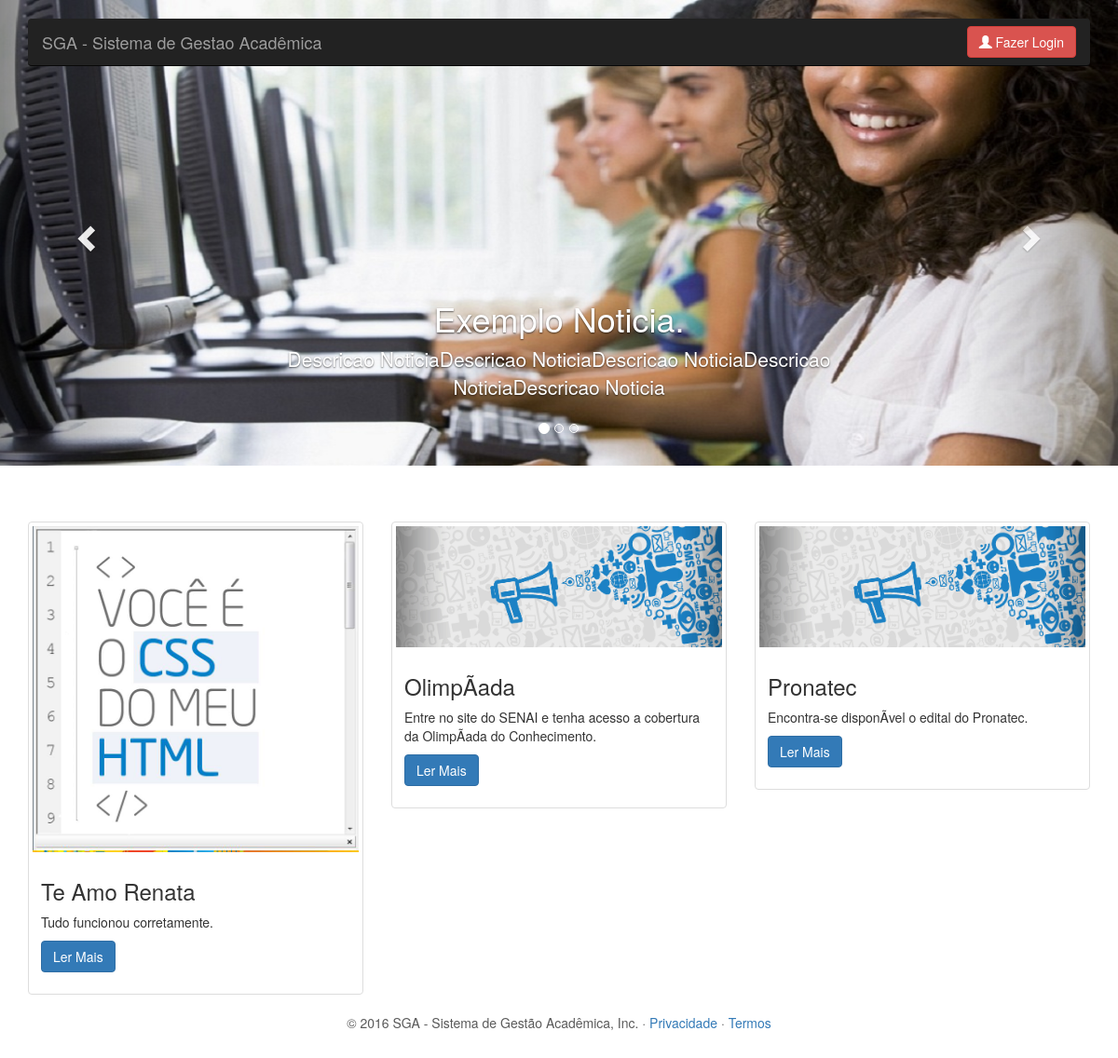
Before: / with the older database file.
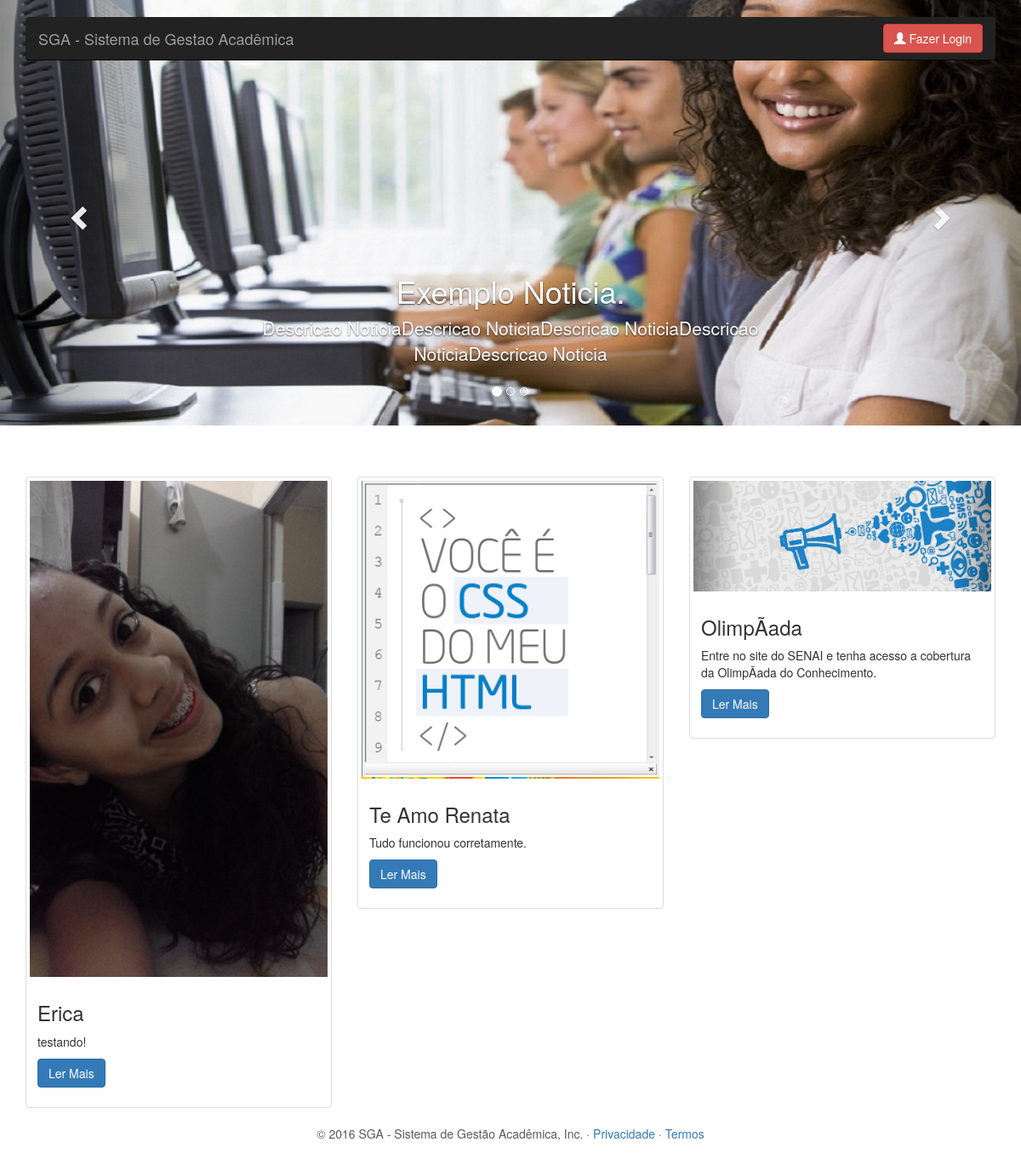
After: the same page with the newer database file.
### tables this page shows
CREATE TABLE IF NOT EXISTS `noticias` (
  `tit_noticia` varchar(25) NOT NULL,
  `desc_noticia` varchar(160) NOT NULL,
  `imagem` varchar(50) DEFAULT NULL,
`cd_noticias` bigint(20) NOT NULL,
  `permissao` varchar(1) NOT NULL,
  `posicao` varchar(10) NOT NULL,
  `categoria` varchar(20) NOT NULL,
  `foto` varchar(300) NOT NULL
);

### classes/database.class.php (called while the page is built, shortened)
<?php
class Database {
  private $mysql;
  private $query;
  public function __construct() {
    $this->mysql = new mysqli('localhost', 'root','', 'sga');
  }
  protected function clearAttributes() {
    $not = array('last_query', 'operators', 'join_types');
    $attrs = get_object_vars($this);
  }
  public function result() {
    $data = array();
    if(!empty($this->query)) {
      while($result = mysqli_fetch_object($this->query)) {
        $data[] = (Object) array_map("utf8_encode", (Array) $result);
      }
    }
    return $data;
  }
  public function query($query, $escape = FALSE) {
    $escape = (!is_bool($escape)) ? TRUE : $escape;
    $this->query = $this->mysql->query($query);
    return $this;
  }
}

### classes/noticia.class.php (the view, shortened to what this page needs)
<?php
Class Noticia extends Funcoes {
  public function getNoticias() {
    $objetoSql = new Database();
    $resultado = $objetoSql->query('select * from noticias order by cd_noticias DESC limit 3')->result();
    if(count($resultado) > 0) {
      return $resultado;
    }else {
      return false;
    }
  }
  public function geraNoticia() {
    $noticias = $this->getNoticias();
    foreach ($noticias as $itens) { ?>
      <div class="col-sm-6 col-md-4">
        <div class="thumbnail">
          <img src="<?= (isset($itens->foto) && $itens->foto != '') ? 'uploads/noticias/'.$itens->foto : 'assets/imagens/news2.gif'; ?> " alt="...">
          <div class="caption">
            <h3><?= $itens->tit_noticia;?></h3>
            <p><?= $itens->desc_noticia;?></p>
            <p><a href="#" class="btn btn-primary" role="button">Ler Mais</a></p>
          </div>
        </div>
      </div>
    <?php
    }
  }
}

### index.php (shortened to what this page needs)
<?php
  include 'classes/noticia.class.php';
?>
<!DOCTYPE html>
<html lang="en">
  <head>
    <link href="assets/css/bootstrap.min.css" rel="stylesheet">
    <link href="assets/css/carousel.css" rel="stylesheet">
    <link href="assets/css/style.css" rel="stylesheet">
  </head>
  <body>
    <div class="navbar-wrapper">
      <div class="container">
        <nav class="navbar navbar-inverse navbar-static-top">
          <div class="container">
            <div class="navbar-header">
              <a class="navbar-brand" href="#">SGA - Sistema de Gestao Acadêmica</a>
            </div>
            <div id="navbar" class="navbar-collapse collapse">
              <a class="btn btn-danger pull-right margin-login" href="login.php"><span class="glyphicon glyphicon-user"></span> Fazer Login</a>
            </div>
          </div>
        </nav>
      </div>
    </div>
    <div id="myCarousel" class="carousel slide" data-ride="carousel">
      <ol class="carousel-indicators">
        <li data-target="#myCarousel" data-slide-to="0" class="active"></li>
        <li data-target="#myCarousel" data-slide-to="1"></li>
        <li data-target="#myCarousel" data-slide-to="2"></li>
      </ol>
      <div class="carousel-inner" role="listbox">
        <div class="item active">
          <img class="first-slide" src="assets/imagens/ela.jpg" alt="First slide">
          <div class="container">
            <div class="carousel-caption">
              <h1>Exemplo Noticia.</h1>
              <p>Descricao NoticiaDescricao NoticiaDescricao NoticiaDescricao NoticiaDescricao Noticia</p>
            </div>
          </div>
        </div>
      </div>
      <a class="left carousel-control" href="#myCarousel" role="button" data-slide="prev">
        <span class="glyphicon glyphicon-chevron-left" aria-hidden="true"></span>
      </a>
      <a class="right carousel-control" href="#myCarousel" role="button" data-slide="next">
        <span class="glyphicon glyphicon-chevron-right" aria-hidden="true"></span>
      </a>
    </div>
    <div class="container">
      <div class="row">
        <?php
          $objetoNoticia = new Noticia();
          $objetoNoticia->geraNoticia();
        ?>
      </div>
    </div>
    <footer class="text-center">
      <p>&copy; 2016 SGA - Sistema de Gestão Acadêmica, Inc. &middot; <a href="#">Privacidade</a> &middot; <a href="#">Termos</a></p>
    </footer>
  </body>
</html>

### assets/css/carousel.css (style rules this page uses)
body { padding-bottom: 40px; color: #5a5a5a; }
.navbar-wrapper { position: absolute; top: 0; right: 0; left: 0; z-index: 20; }
.navbar-wrapper > .container { padding-right: 0; padding-left: 0; }
.navbar-wrapper .navbar { padding-right: 15px; padding-left: 15px; }
.navbar-wrapper .navbar .container { width: auto; }
.carousel { height: 500px; margin-bottom: 60px; }
.carousel-caption { z-index: 10; }
.carousel .item { height: 500px; background-color: #777; }
.carousel-inner > .item > img { position: absolute; top: 0; left: 0; min-width: 100%; height: 500px; }
@media (min-width: 768px) { .navbar-wrapper { margin-top: 20px; } }
@media (min-width: 768px) { .navbar-wrapper .container { padding-right: 15px; padding-left: 15px; } }
@media (min-width: 768px) { .navbar-wrapper .navbar { padding-right: 0; padding-left: 0; } }
@media (min-width: 768px) { .navbar-wrapper .navbar { border-radius: 4px; } }
@media (min-width: 768px) { .carousel-caption p { margin-bottom: 20px; font-size: 21px; line-height: 1.4; } }

### assets/css/style.css (style rules this page uses)
.margin-login { margin-top: 8px; }

Changed rows visible on the page:
no longer on this page (row unchanged): noticias: tit_noticia "Pronatec", desc_noticia "Encontra-se disponÃ­vel o edital do Pronatec."
added noticias: foto (picture), tit_noticia "Erica", desc_noticia "testando!"
